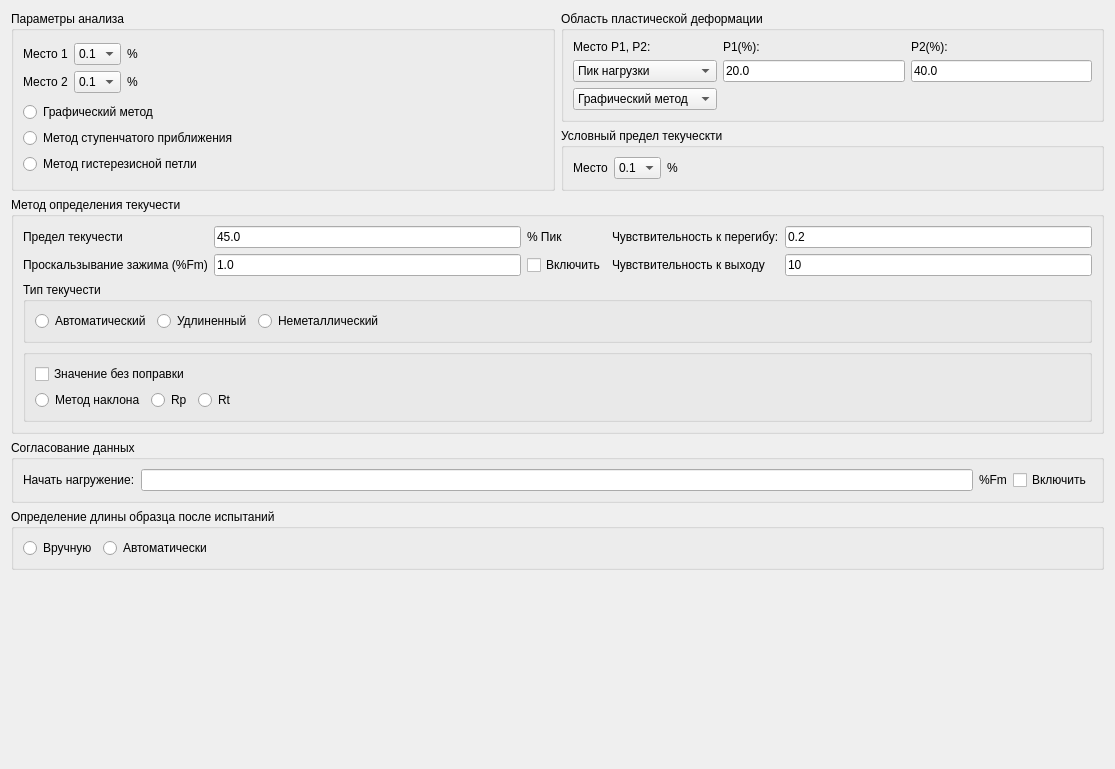
<?xml version="1.0" encoding="UTF-8"?>
<ui version="4.0">
 <class>PlanAnalysisForm</class>
 <widget class="QWidget" name="PlanAnalysisForm">
  <property name="geometry">
   <rect>
    <x>0</x>
    <y>0</y>
    <width>1115</width>
    <height>769</height>
   </rect>
  </property>
  <property name="windowTitle">
   <string>Form</string>
  </property>
  <layout class="QVBoxLayout" name="verticalLayout_10">
   <item>
    <layout class="QHBoxLayout" name="horizontalLayout">
     <item>
      <widget class="QGroupBox" name="groupBox">
       <property name="title">
        <string>Параметры анализа</string>
       </property>
       <property name="flat">
        <bool>false</bool>
       </property>
       <layout class="QVBoxLayout" name="verticalLayout">
        <item>
         <layout class="QGridLayout" name="gridLayout_10">
          <item row="0" column="0">
           <widget class="QLabel" name="label">
            <property name="text">
             <string>Место 1</string>
            </property>
           </widget>
          </item>
          <item row="1" column="0">
           <widget class="QLabel" name="label_2">
            <property name="text">
             <string>Место 2</string>
            </property>
           </widget>
          </item>
          <item row="0" column="1">
           <widget class="QComboBox" name="comboBox">
            <item>
             <property name="text">
              <string>0.1</string>
             </property>
            </item>
            <item>
             <property name="text">
              <string>0.2</string>
             </property>
            </item>
            <item>
             <property name="text">
              <string>0.5</string>
             </property>
            </item>
            <item>
             <property name="text">
              <string>1</string>
             </property>
            </item>
            <item>
             <property name="text">
              <string>2</string>
             </property>
            </item>
            <item>
             <property name="text">
              <string>5</string>
             </property>
            </item>
           </widget>
          </item>
          <item row="0" column="2">
           <widget class="QLabel" name="label_3">
            <property name="text">
             <string>%</string>
            </property>
           </widget>
          </item>
          <item row="1" column="2">
           <widget class="QLabel" name="label_4">
            <property name="text">
             <string>%</string>
            </property>
           </widget>
          </item>
          <item row="1" column="1">
           <widget class="QComboBox" name="comboBox_2">
            <item>
             <property name="text">
              <string>0.1</string>
             </property>
            </item>
            <item>
             <property name="text">
              <string>0.2</string>
             </property>
            </item>
            <item>
             <property name="text">
              <string>0.5</string>
             </property>
            </item>
            <item>
             <property name="text">
              <string>1</string>
             </property>
            </item>
            <item>
             <property name="text">
              <string>2</string>
             </property>
            </item>
            <item>
             <property name="text">
              <string>5</string>
             </property>
            </item>
           </widget>
          </item>
          <item row="0" column="3">
           <spacer name="horizontalSpacer_5">
            <property name="orientation">
             <enum>Qt::Horizontal</enum>
            </property>
            <property name="sizeHint" stdset="0">
             <size>
              <width>40</width>
              <height>20</height>
             </size>
            </property>
           </spacer>
          </item>
         </layout>
        </item>
        <item>
         <layout class="QGridLayout" name="gridLayout">
          <item row="1" column="0">
           <widget class="QRadioButton" name="radioButton_2">
            <property name="text">
             <string>Метод ступенчатого приближения</string>
            </property>
           </widget>
          </item>
          <item row="2" column="0">
           <widget class="QRadioButton" name="radioButton_3">
            <property name="text">
             <string>Метод гистерезисной петли</string>
            </property>
           </widget>
          </item>
          <item row="0" column="0">
           <widget class="QRadioButton" name="radioButton">
            <property name="text">
             <string>Графический метод</string>
            </property>
           </widget>
          </item>
         </layout>
        </item>
       </layout>
      </widget>
     </item>
     <item>
      <layout class="QVBoxLayout" name="verticalLayout_4">
       <item>
        <widget class="QGroupBox" name="groupBox_2">
         <property name="title">
          <string>Область пластической деформации</string>
         </property>
         <layout class="QVBoxLayout" name="verticalLayout_2">
          <item>
           <layout class="QGridLayout" name="gridLayout_2">
            <item row="1" column="0">
             <widget class="QComboBox" name="comboBox_3">
              <item>
               <property name="text">
                <string>Пик нагрузки</string>
               </property>
              </item>
              <item>
               <property name="text">
                <string>Растяжение</string>
               </property>
              </item>
             </widget>
            </item>
            <item row="0" column="0">
             <widget class="QLabel" name="label_5">
              <property name="text">
               <string>Место P1, P2:</string>
              </property>
             </widget>
            </item>
            <item row="0" column="1">
             <widget class="QLabel" name="label_6">
              <property name="text">
               <string>P1(%):</string>
              </property>
             </widget>
            </item>
            <item row="0" column="2">
             <widget class="QLabel" name="label_7">
              <property name="text">
               <string>P2(%):</string>
              </property>
             </widget>
            </item>
            <item row="1" column="1">
             <widget class="QLineEdit" name="lineEdit">
              <property name="text">
               <string>20.0</string>
              </property>
             </widget>
            </item>
            <item row="1" column="2">
             <widget class="QLineEdit" name="lineEdit_2">
              <property name="text">
               <string>40.0</string>
              </property>
             </widget>
            </item>
            <item row="2" column="0">
             <widget class="QComboBox" name="comboBox_4">
              <item>
               <property name="text">
                <string>Графический метод</string>
               </property>
              </item>
              <item>
               <property name="text">
                <string>Линейный график</string>
               </property>
              </item>
              <item>
               <property name="text">
                <string>Мульти график</string>
               </property>
              </item>
             </widget>
            </item>
           </layout>
          </item>
         </layout>
        </widget>
       </item>
       <item>
        <widget class="QGroupBox" name="groupBox_3">
         <property name="title">
          <string>Условный предел текуческти</string>
         </property>
         <layout class="QVBoxLayout" name="verticalLayout_3">
          <item>
           <layout class="QGridLayout" name="gridLayout_3">
            <item row="0" column="0">
             <widget class="QLabel" name="label_8">
              <property name="sizePolicy">
               <sizepolicy hsizetype="Maximum" vsizetype="Preferred">
                <horstretch>0</horstretch>
                <verstretch>0</verstretch>
               </sizepolicy>
              </property>
              <property name="text">
               <string>Место</string>
              </property>
             </widget>
            </item>
            <item row="0" column="2">
             <widget class="QLabel" name="label_9">
              <property name="text">
               <string>%</string>
              </property>
             </widget>
            </item>
            <item row="0" column="1">
             <widget class="QComboBox" name="comboBox_5">
              <item>
               <property name="text">
                <string>0.1</string>
               </property>
              </item>
              <item>
               <property name="text">
                <string>0.2</string>
               </property>
              </item>
              <item>
               <property name="text">
                <string>0.5</string>
               </property>
              </item>
              <item>
               <property name="text">
                <string>1</string>
               </property>
              </item>
              <item>
               <property name="text">
                <string>2</string>
               </property>
              </item>
              <item>
               <property name="text">
                <string>5</string>
               </property>
              </item>
             </widget>
            </item>
            <item row="0" column="3">
             <spacer name="horizontalSpacer">
              <property name="orientation">
               <enum>Qt::Horizontal</enum>
              </property>
              <property name="sizeHint" stdset="0">
               <size>
                <width>40</width>
                <height>20</height>
               </size>
              </property>
             </spacer>
            </item>
           </layout>
          </item>
         </layout>
        </widget>
       </item>
      </layout>
     </item>
    </layout>
   </item>
   <item>
    <widget class="QGroupBox" name="groupBox_4">
     <property name="title">
      <string>Метод определения текучести</string>
     </property>
     <layout class="QVBoxLayout" name="verticalLayout_7">
      <item>
       <layout class="QGridLayout" name="gridLayout_4">
        <item row="0" column="0">
         <widget class="QLabel" name="label_10">
          <property name="text">
           <string>Предел текучести</string>
          </property>
         </widget>
        </item>
        <item row="0" column="1">
         <widget class="QLineEdit" name="lineEdit_4">
          <property name="text">
           <string>45.0</string>
          </property>
         </widget>
        </item>
        <item row="0" column="3">
         <widget class="QLabel" name="label_13">
          <property name="text">
           <string>Чувствительность к перегибу:</string>
          </property>
         </widget>
        </item>
        <item row="1" column="1">
         <widget class="QLineEdit" name="lineEdit_3">
          <property name="text">
           <string>1.0</string>
          </property>
         </widget>
        </item>
        <item row="1" column="0">
         <widget class="QLabel" name="label_11">
          <property name="text">
           <string>Проскальзывание зажима (%Fm)</string>
          </property>
         </widget>
        </item>
        <item row="0" column="2">
         <widget class="QLabel" name="label_12">
          <property name="text">
           <string>% Пик</string>
          </property>
         </widget>
        </item>
        <item row="1" column="2">
         <widget class="QCheckBox" name="checkBox">
          <property name="text">
           <string>Включить</string>
          </property>
         </widget>
        </item>
        <item row="0" column="4">
         <widget class="QLineEdit" name="lineEdit_5">
          <property name="text">
           <string>0.2</string>
          </property>
         </widget>
        </item>
        <item row="1" column="4">
         <widget class="QLineEdit" name="lineEdit_6">
          <property name="text">
           <string>10</string>
          </property>
         </widget>
        </item>
        <item row="1" column="3">
         <widget class="QLabel" name="label_14">
          <property name="text">
           <string>Чувствительность к выходу</string>
          </property>
         </widget>
        </item>
       </layout>
      </item>
      <item>
       <widget class="QGroupBox" name="groupBox_5">
        <property name="title">
         <string>Тип текучести</string>
        </property>
        <layout class="QVBoxLayout" name="verticalLayout_5">
         <item>
          <layout class="QGridLayout" name="gridLayout_5" columnstretch="1,1,1,1">
           <item row="0" column="0">
            <widget class="QRadioButton" name="radioButton_4">
             <property name="sizePolicy">
              <sizepolicy hsizetype="Maximum" vsizetype="Fixed">
               <horstretch>0</horstretch>
               <verstretch>0</verstretch>
              </sizepolicy>
             </property>
             <property name="text">
              <string>Автоматический</string>
             </property>
            </widget>
           </item>
           <item row="0" column="1">
            <widget class="QRadioButton" name="radioButton_5">
             <property name="sizePolicy">
              <sizepolicy hsizetype="Maximum" vsizetype="Fixed">
               <horstretch>0</horstretch>
               <verstretch>0</verstretch>
              </sizepolicy>
             </property>
             <property name="text">
              <string>Удлиненный</string>
             </property>
            </widget>
           </item>
           <item row="0" column="2">
            <widget class="QRadioButton" name="radioButton_6">
             <property name="sizePolicy">
              <sizepolicy hsizetype="Maximum" vsizetype="Fixed">
               <horstretch>0</horstretch>
               <verstretch>0</verstretch>
              </sizepolicy>
             </property>
             <property name="text">
              <string>Неметаллический</string>
             </property>
            </widget>
           </item>
           <item row="0" column="3">
            <spacer name="horizontalSpacer_2">
             <property name="orientation">
              <enum>Qt::Horizontal</enum>
             </property>
             <property name="sizeType">
              <enum>QSizePolicy::Minimum</enum>
             </property>
             <property name="sizeHint" stdset="0">
              <size>
               <width>40</width>
               <height>20</height>
              </size>
             </property>
            </spacer>
           </item>
          </layout>
         </item>
        </layout>
       </widget>
      </item>
      <item>
       <widget class="QGroupBox" name="groupBox_6">
        <property name="title">
         <string/>
        </property>
        <layout class="QVBoxLayout" name="verticalLayout_6">
         <item>
          <layout class="QGridLayout" name="gridLayout_6">
           <item row="0" column="0">
            <widget class="QCheckBox" name="checkBox_2">
             <property name="text">
              <string>Значение без поправки</string>
             </property>
            </widget>
           </item>
          </layout>
         </item>
         <item>
          <layout class="QGridLayout" name="gridLayout_9" columnstretch="1,0,0,0">
           <item row="0" column="2">
            <widget class="QRadioButton" name="radioButton_12">
             <property name="sizePolicy">
              <sizepolicy hsizetype="Maximum" vsizetype="Fixed">
               <horstretch>0</horstretch>
               <verstretch>0</verstretch>
              </sizepolicy>
             </property>
             <property name="text">
              <string>Rt</string>
             </property>
            </widget>
           </item>
           <item row="0" column="0">
            <widget class="QRadioButton" name="radioButton_7">
             <property name="sizePolicy">
              <sizepolicy hsizetype="Maximum" vsizetype="Fixed">
               <horstretch>0</horstretch>
               <verstretch>0</verstretch>
              </sizepolicy>
             </property>
             <property name="text">
              <string>Метод наклона</string>
             </property>
            </widget>
           </item>
           <item row="0" column="1">
            <widget class="QRadioButton" name="radioButton_9">
             <property name="sizePolicy">
              <sizepolicy hsizetype="Maximum" vsizetype="Fixed">
               <horstretch>0</horstretch>
               <verstretch>0</verstretch>
              </sizepolicy>
             </property>
             <property name="text">
              <string>Rp</string>
             </property>
            </widget>
           </item>
           <item row="0" column="3">
            <spacer name="horizontalSpacer_3">
             <property name="orientation">
              <enum>Qt::Horizontal</enum>
             </property>
             <property name="sizeHint" stdset="0">
              <size>
               <width>40</width>
               <height>20</height>
              </size>
             </property>
            </spacer>
           </item>
          </layout>
         </item>
        </layout>
       </widget>
      </item>
     </layout>
    </widget>
   </item>
   <item>
    <widget class="QGroupBox" name="groupBox_7">
     <property name="title">
      <string>Согласование данных</string>
     </property>
     <layout class="QVBoxLayout" name="verticalLayout_8">
      <item>
       <layout class="QGridLayout" name="gridLayout_7">
        <item row="0" column="1">
         <widget class="QLineEdit" name="lineEdit_7"/>
        </item>
        <item row="0" column="3">
         <widget class="QCheckBox" name="checkBox_3">
          <property name="text">
           <string>Включить</string>
          </property>
         </widget>
        </item>
        <item row="0" column="0">
         <widget class="QLabel" name="label_15">
          <property name="text">
           <string>Начать нагружение:</string>
          </property>
         </widget>
        </item>
        <item row="0" column="2">
         <widget class="QLabel" name="label_16">
          <property name="text">
           <string>%Fm</string>
          </property>
         </widget>
        </item>
       </layout>
      </item>
     </layout>
    </widget>
   </item>
   <item>
    <widget class="QGroupBox" name="groupBox_8">
     <property name="title">
      <string>Определение длины образца после испытаний</string>
     </property>
     <layout class="QVBoxLayout" name="verticalLayout_9">
      <item>
       <layout class="QGridLayout" name="gridLayout_8">
        <item row="0" column="0">
         <widget class="QRadioButton" name="radioButton_10">
          <property name="sizePolicy">
           <sizepolicy hsizetype="Maximum" vsizetype="Fixed">
            <horstretch>0</horstretch>
            <verstretch>0</verstretch>
           </sizepolicy>
          </property>
          <property name="text">
           <string>Вручную</string>
          </property>
         </widget>
        </item>
        <item row="0" column="1">
         <widget class="QRadioButton" name="radioButton_11">
          <property name="sizePolicy">
           <sizepolicy hsizetype="Maximum" vsizetype="Fixed">
            <horstretch>0</horstretch>
            <verstretch>0</verstretch>
           </sizepolicy>
          </property>
          <property name="text">
           <string>Автоматически</string>
          </property>
         </widget>
        </item>
        <item row="0" column="2">
         <spacer name="horizontalSpacer_4">
          <property name="orientation">
           <enum>Qt::Horizontal</enum>
          </property>
          <property name="sizeHint" stdset="0">
           <size>
            <width>40</width>
            <height>20</height>
           </size>
          </property>
         </spacer>
        </item>
       </layout>
      </item>
     </layout>
    </widget>
   </item>
   <item>
    <spacer name="verticalSpacer">
     <property name="orientation">
      <enum>Qt::Vertical</enum>
     </property>
     <property name="sizeHint" stdset="0">
      <size>
       <width>20</width>
       <height>40</height>
      </size>
     </property>
    </spacer>
   </item>
  </layout>
 </widget>
 <resources/>
 <connections/>
</ui>
